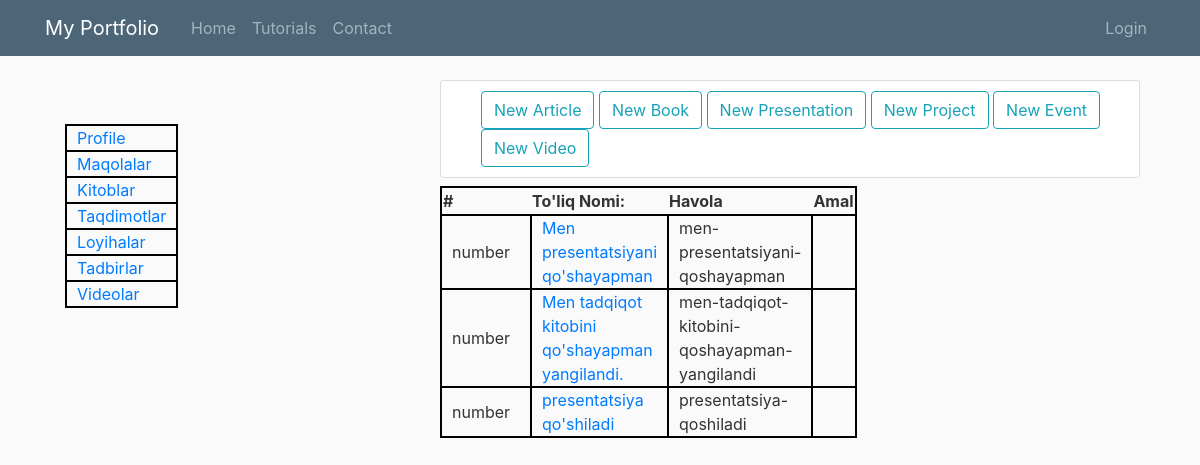
Page /presentations/ on the committed database.
### presentations/models.py (models this page shows, shortened)
class Presentations(models.Model):
    name = models.CharField(max_length=700)
    file = models.FileField(blank=True, upload_to="presentations")
    slug = models.SlugField(null=False, unique=True, max_length=700)
    link = models.URLField(blank=True, null=True)
    author = models.ForeignKey(User, on_delete=models.CASCADE)
    pub_date = models.DateTimeField(auto_now_add=True)
    up_date = models.DateTimeField(auto_now=True)
    class Meta:
        verbose_name = 'Presentation'
        verbose_name_plural = 'Presentations'

### presentations/views.py (the view)
# urls.py: path('', PresentationsList.as_view(), name="presentations"),
class PresentationsList(ListView):
    model = Presentations
    template_name = 'articles.html'
    ordering = ['-up_date']
    context_object_name = 'objects'

### templatetags/class_name.py (called while the page is built)
@register.filter()
def class_name(value):
    return value.__class__.__name__

### templates/articles.html (shortened to what this page needs)
{% extends 'base.html' %}
{% load class_name %}
{% block content %}
<div class="content-section">
    <ul name="My works" id="myworks">
        <ls value="article"><a style="text-align: right;" href="{% url 'articles_create' %}" class="btn btn-outline-info">New Article</a></ls>
        <ls value="book"><a style="text-align: right;" href="{% url 'books_create' %}" class="btn btn-outline-info">New Book</a></ls>
        <ls value="presentation"><a style="text-align: right;" href="{% url 'presentations_create' %}" class="btn btn-outline-info">New Presentation</a></ls>
        <ls value="project"><a style="text-align: right;" href="{% url 'projects_create' %}" class="btn btn-outline-info">New Project</a></ls>
        <ls value="event"><a style="text-align: right;" href="{% url 'events_create' %}" class="btn btn-outline-info">New Event</a></ls>
        <ls value="video"><a style="text-align: right;" href="{% url 'videos_create' %}" class="btn btn-outline-info">New Video</a></ls>
    </ul>
</div>
<table>
    <tr>
        <th>#</th>
        <th>To'liq Nomi:</th>
        <th>Havola</th>
        <th>Amal</th>
    </tr>
    {% for article in objects %}
        {% with article|class_name as klass %}
        <tr>
            <td>number</td>
            {% if article.file %}
            <td><a href='{{ article.file.url }}' download>{{ article.name}}</a></td>
            {% elif article.link %}
            <td><a href="{{ article.link }}">Havola</a></td>
            {% endif %}
            <td>{{ article.slug }}</td>
        </tr>
        {% endwith %}
    {% endfor %}
</table>
{% endblock %}

### templates/base.html (style rules this page uses)
body { background: #fafafa; color: #333333; margin-top: 5rem; }
ul { margin: 0; }
tr, td { border: 2px black solid; padding: 0 10px; width:90px; height:25px; }
.content-section { background: #ffffff; padding: 10px 0px; border: 1px solid #dddddd; border-radius: 3px; }

### rows in the picture
Presentations: name "Men presentatsiyani qo'shayapman", slug "men-presentatsiyani-qoshayapman"
Presentations: name "Men tadqiqot kitobini qo'shayapman yangilandi.", slug "men-tadqiqot-kitobini-qoshayapman-yangilandi"
Presentations: name "presentatsiya qo'shiladi", slug "presentatsiya-qoshiladi"
